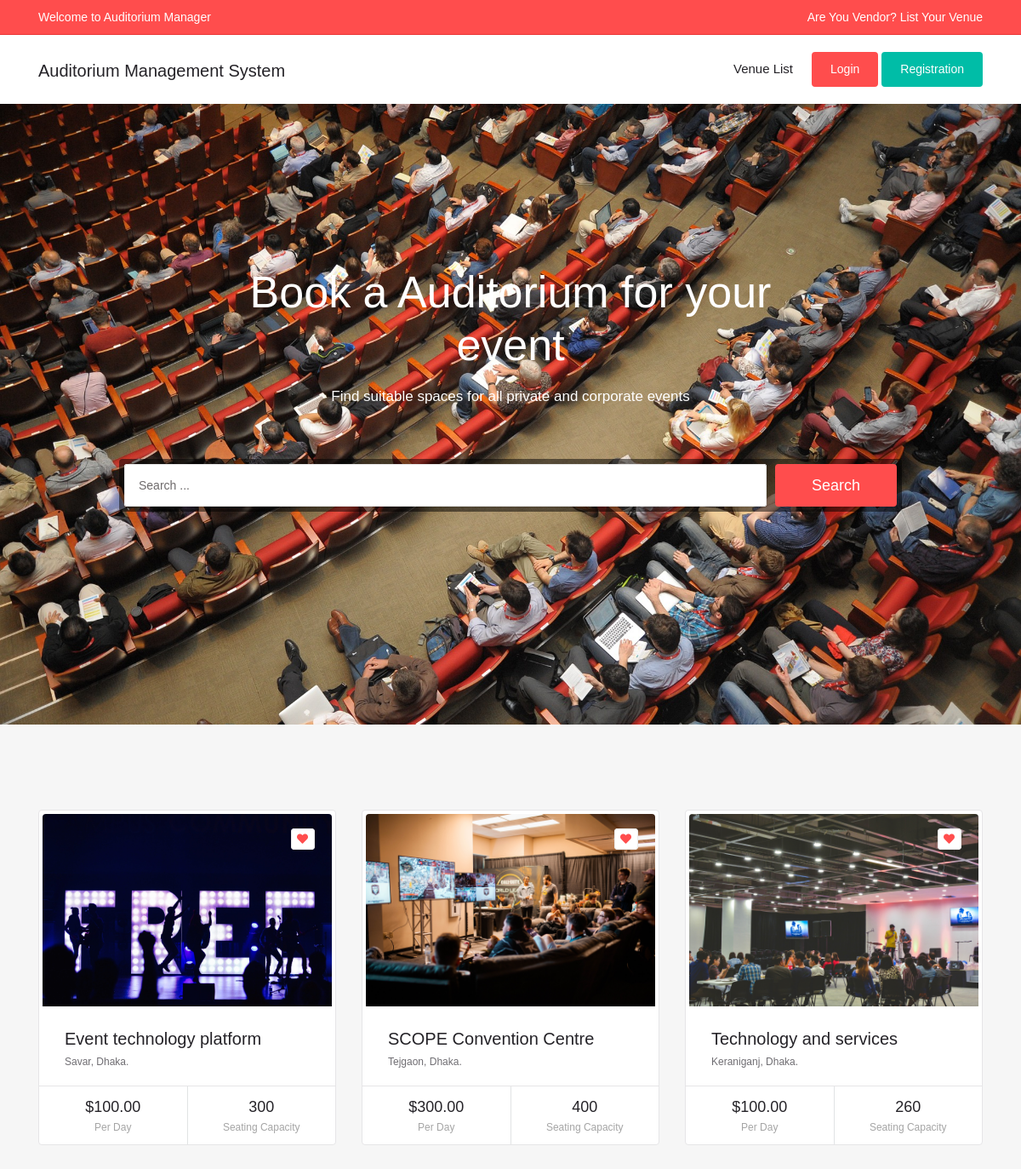
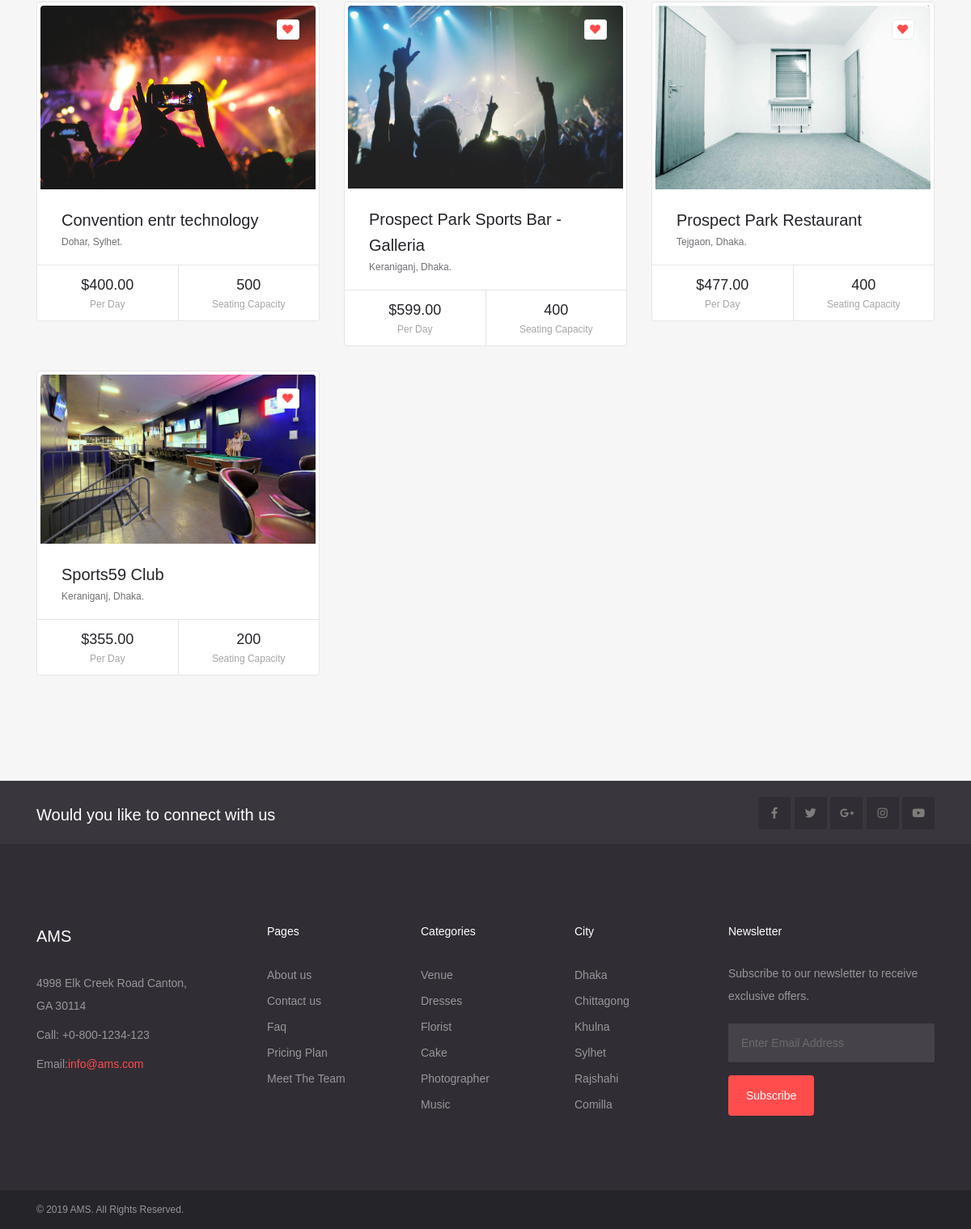
Screenshot of /search with the database file from the repository (2 pictures, top to bottom).
### venue/models.py (models this page shows, shortened)
class Venue(models.Model):
    BOOKING_TYPE = (
        ('full_day', 'Full Day'),
        ('first_half', 'First Half'),
        ('second_half', 'Second Half'),
    )
    name = models.CharField(max_length=250)
    seating_capacity = models.PositiveIntegerField()
    standing_capacity = models.PositiveIntegerField()
    address = models.CharField(max_length=300)
    state = models.ForeignKey(State, on_delete=models.SET_NULL, null=True)
    city = models.ForeignKey(City, on_delete=models.SET_NULL, null=True, blank=True)
    zip_code = models.PositiveIntegerField()
    booking_type = MultiSelectField(choices=BOOKING_TYPE)
    booking_purpose = models.ManyToManyField(BookingPurpose)
    description = models.TextField(blank=True)
    image = models.ImageField(blank=True)
    price = models.DecimalField(decimal_places=2, max_digits=8, help_text='This price for per day')
    is_active = models.BooleanField(default=True)
    is_feature = models.BooleanField(default=False)
    def get_absolute_url(self):
        return reverse('venue:venueDetailUrl', kwargs={'pk': self.pk})

class State(models.Model):
    name = models.CharField(max_length=25)
    def __str__(self):
        return self.name

class City(models.Model):
    name = models.CharField(max_length=25)
    def __str__(self):
        return self.name

### search/views.py (the view)
# urls.py: path('search', SearchView.as_view(), name='search')
class SearchView(ListView):
    template_name = 'search/search_list.html'
    def get_queryset(self):
        print(self.request.GET)
        query = self.request.GET.get('q', None)
        if query is not None:
            return Venue.objects.filter(Q(name__icontains=query))
        return Venue.objects.all()

### templates/search/search_list.html (shortened to what this page needs)
{% extends 'base/base-site.html' %}
{% load static %}
    {% block banner %}
    <div class="hero-section-fifth" data-bg-image="{% static 'assets/images/banner/au_01.jpg' %}">
        <div class="container">
            <div class="row">
                <div class="offset-xl-1 col-xl-10 offset-lg-1 col-lg-10 col-md-12 col-sm-12 col-12 mb60">
                    <div class="text-center">
                        <div class="search-head">
                            <h1 class="search-head-title text-white">Book a Auditorium for your event</h1>
                            <p class="d-none d-xl-block d-lg-block d-sm-block text-white">Find suitable spaces for all private and corporate events</p>
                        </div>
                        <div class="search-form">
                            <form class="form-row" method="get" action="{% url 'search:search' %}">
                                <div class="col-md-10 col-sm-12 col-12">
                                    <input type="text" name="q" class="form-control" value="{{ request.GET.q }}" placeholder="Search ...">
                                </div>
                                <div class="col-md-2 col-sm-12 col-12">
                                    <button class="btn btn-default btn-block" type="submit">Search</button>
                                </div>
                            </form>
                        </div>
                    </div>
                </div>
            </div>
        </div>
    </div>
    {% endblock %}
    {% block content %}
    <div class="content">
        <div class="container">
            <div class="row">
                {% for obj in object_list %}
                <div class="col-xl-4 col-lg-4 col-md-6 col-sm-6 col-12">
                    <div class="vendor-thumbnail">
                        <div class="vendor-img zoomimg">
                            {% if obj.image %}
                            <a href="{{ obj.get_absolute_url }}"><img src="{{ obj.image.url }}" alt="" class="img-fluid"></a>
                            {% endif %}
                            <div class="wishlist-sign"><a href="#" class="btn-wishlist"><i class="fa fa-heart"></i></a></div>
                        </div>
                        <div class="vendor-content">
                            <h2 class="vendor-title"><a href="{{ obj.get_absolute_url }}" class="title">{{ obj.name }}</a></h2>
                            <p class="vendor-address">{{ obj.state }}, {{ obj.city }}.</p>
                        </div>
                        <div class="vendor-meta">
                            <div class="vendor-meta-item vendor-meta-item-bordered">
                                <span class="vendor-price">
                                    ${{ obj.price }}
                                </span>
                                <span class="vendor-text">Per Day</span>
                            </div>
                            <div class="vendor-meta-item vendor-meta-item-bordered">
                                <span class="vendor-guest">
                                    {{ obj.seating_capacity }}
                                </span>
                                <span class="vendor-text">Seating Capacity</span>
                            </div>
                        </div>
                    </div>
                </div>
                {% endfor %}
            </div>
        </div>
    </div>
    <div class="social-media-block">
        <div class="container">
            <div class="row">
                <div class="col-xl-7 col-lg-7 col-md-6 col-sm-12 col-12">
                    <h3 class="text-white mb0 mt10">Would you like to connect with us</h3>
                </div>
                <div class="col-xl-5 col-lg-5 col-md-6 col-sm-12 col-12 text-right">
                    <div class="social-icons">
                        <a href="#" class="icon-square"><i class="fab fa-facebook-f"></i></a>
                        <a href="#" class="icon-square"><i class="fab fa-twitter"></i> </a>
                        <a href="#" class="icon-square"><i class="fab fa-google-plus-g"></i></a>
                        <a href="#" class="icon-square"><i class="fab fa-instagram"></i></a>
                        <a href="#" class="icon-square"><i class="fab fa-youtube"></i></a>
                    </div>
                </div>
            </div>
        </div>
    </div>
    {% endblock %}

### rows the page displays
Venue: image (picture), name "Event technology platform", state "Savar", city "Dhaka", price "100.00", seating_capacity "300"
Venue: image (picture), name "SCOPE Convention Centre", state "Tejgaon", city "Dhaka", price "300.00", seating_capacity "400"
Venue: image (picture), name "Technology and services", state "Keraniganj", city "Dhaka", price "100.00", seating_capacity "260"
Venue: image (picture), name "Convention entr technology", state "Dohar", city "Sylhet", price "400.00", seating_capacity "500"
Venue: image (placeholder picture), name "Prospect Park Sports Bar - Galleria", state "Keraniganj", city "Dhaka", price "599.00", seating_capacity "400"
Venue: image (picture), name "Prospect Park Restaurant", state "Tejgaon", city "Dhaka", price "477.00", seating_capacity "400"
Venue: image (picture), name "Sports59 Club", state "Keraniganj", city "Dhaka", price "355.00", seating_capacity "200"
